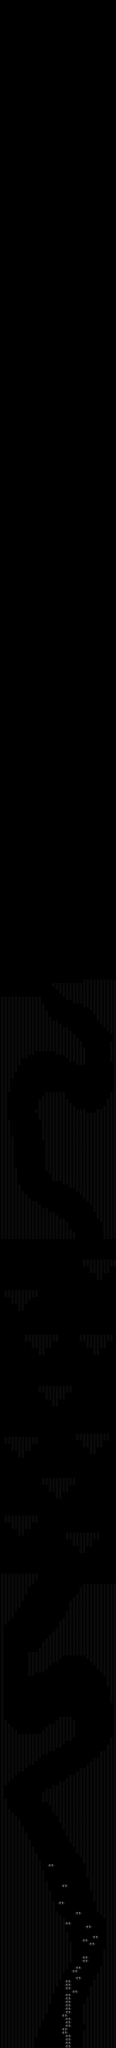

This game map was drawn from its Tiled (.tmx) file and the tilesets committed beside it. A one-line description and the trimmed map source follow:
An orthogonal 34x600 tile map with 16x16 px tiles, 2 tile layers (solid, entities), 2 tilesets.

<map version="1.0" orientation="orthogonal" width="34" height="600" tilewidth="16" tileheight="16">
 <tileset firstgid="1" name="wallnew" tilewidth="16" tileheight="16">
  <image source="wallnew.png" trans="000000" width="32" height="16" />
 </tileset>
 <tileset firstgid="3" name="moversnew" tilewidth="32" tileheight="16">
  <image source="moversnew.png" trans="000000" width="64" height="16" />
 </tileset>
 <layer name="solid" width="34" height="600">
  <data>[20400 cells, 4554 non-empty, 2 distinct tile ids]</data>
 </layer>
 <layer name="entities" width="34" height="600">
  <data>[20400 cells, 4 non-empty, 1 distinct tile ids]</data>
 </layer>
</map>
